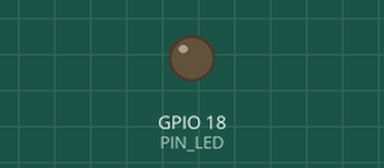
Simulated run of this program. Board: Raspberry Pi (BCM pin numbers). Parts: output pins drawn as LEDs (lit = HIGH).

Above: at 0.05 s.
At 2.3 s:
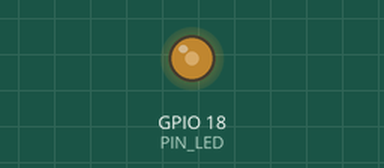
At 4.6 s:
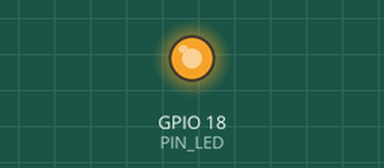
At 9.15 s:
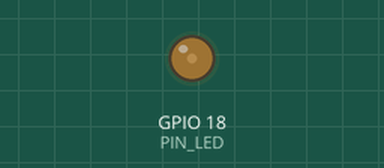
Timing chart, 0 to 13.1 s (numbered marks = the images above):
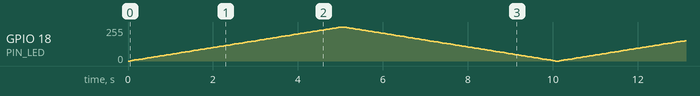

The program:

pwm.py
```python
import RPi.GPIO as GPIO
import time

PIN_LED = 18
GPIO.setmode(GPIO.BCM)
GPIO.setup(PIN_LED, GPIO.OUT)

pwm = GPIO.PWM(PIN_LED, 100)
pwm.start(0)

try:
    while True:
        for i in range(0, 101):
            pwm.ChangeDutyCycle(i)
            time.sleep(0.05)
        for i in range(100, -1, -1):
            pwm.ChangeDutyCycle(i)
            time.sleep(0.05)
finally:
    pwm.stop()
    GPIO.cleanup()
```
